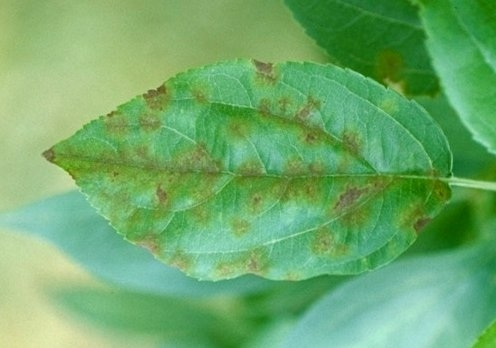
#> input picture ai/disease/external_test/images/Apple Scab Leaf/052609%20Hartman%20Crabapple%20scab%20single%20leaf.JPG.jpg, 496 x 348 px
$ python -i generate_general_severity_pilot.py   (imports and definitions only)
#> lines starting #> are read from the running program, lines starting #| are printed output that depends on the picture; after the words box and inside, x2 and y2 are one past the last pixel; in counts of white or black regions, pixels touching at a corner belong together
#> further down, picture is the input picture: shape (348, 496, 3); mean B, G, R 106.4, 171.5, 109.6
"""
GENERAL SEVERITY V3 — 60 IMAGE AUTOMATIC PILOT

Purpose:
    Generate automatic leaf masks, disease masks and pseudo-severity
    labels for the 60-image pilot dataset.

IMPORTANT:
    These are PSEUDO-LABELS, NOT manually verified ground truth.

V3:
    - Keeps V2 pipeline for the 9 better-performing disease classes
    - Improved Tomato Bacterial Spot detection
    - Improved Tomato Early Blight detection
    - Improved Tomato Leaf Mold detection
    - Adds local-contrast lesion detection
    - Adds adaptive local darkness/color deviation
    - Keeps connected-component filtering
    - Keeps strict leaf masking
    - Safe overlay generation

Dataset:
    12 disease classes
    5 images per class
    Total = 60 images
"""

from pathlib import Path

import cv2
import numpy as np
import pandas as pd


# ============================================================
# PATHS
# ============================================================

ROOT = Path(r"E:\smart_agriculture\smart_agriculture")

DATASET_DIR = (
    ROOT
    / "ai"
    / "severity"
    / "dataset"
    / "general_3000"
)

METADATA_PATH = DATASET_DIR / "metadata.csv"

OUTPUT_DIR = (
    ROOT
    / "ai"
    / "severity"
    / "results"
    / "general_severity_pilot_v3"
)

LEAF_DIR = OUTPUT_DIR / "leaf_masks"
DISEASE_DIR = OUTPUT_DIR / "disease_masks"
OVERLAY_DIR = OUTPUT_DIR / "overlays"

# [10 lines not run here, left out]


# ============================================================
# CONFIGURATION
# ============================================================

IMAGES_PER_DISEASE = 5

MAX_PROCESSING_SIZE = 900

MIN_SEVERITY = 0.1
MAX_SEVERITY = 85.0


# ============================================================
# DISEASE PARAMETERS
# ============================================================

DISEASE_PARAMS = {

    # --------------------------------------------------------
    # APPLE
    # --------------------------------------------------------

    "Apple___Apple_scab": {
        "features": [
            "brown",
            "dark",
        ],
        "min_component": 25,
        "kernel": 3,
        "local_strength": 0.0,
    },

    "Apple___Black_rot": {
        "features": [
            "dark",
            "brown",
        ],
        "min_component": 30,
        "kernel": 3,
        "local_strength": 0.0,
    },

    "Apple___Cedar_apple_rust": {
        "features": [
            "orange",
            "brown",
            "yellow",
        ],
        "min_component": 20,
        "kernel": 3,
        "local_strength": 0.0,
    },

    # --------------------------------------------------------
    # CORN
    # --------------------------------------------------------

    "Corn_(maize)___Cercospora_leaf_spot Gray_leaf_spot": {
        "features": [
            "brown",
            "dark",
        ],
        "min_component": 25,
        "kernel": 5,
        "local_strength": 0.0,
    },

    "Corn_(maize)___Common_rust_": {
        "features": [
            "rust",
            "brown",
        ],
        "min_component": 15,
        "kernel": 3,
        "local_strength": 0.0,
    },

    "Corn_(maize)___Northern_Leaf_Blight": {
        "features": [
            "brown",
            "yellow",
            "dark",
        ],
        "min_component": 40,
        "kernel": 5,
        "local_strength": 0.0,
    },

    # --------------------------------------------------------
    # POTATO
    # --------------------------------------------------------

    "Potato___Early_blight": {
        "features": [
            "brown",
            "dark",
        ],
        "min_component": 25,
        "kernel": 3,
        "local_strength": 0.0,
    },

    "Potato___Late_blight": {
        "features": [
            "dark",
            "brown",
        ],
        "min_component": 35,
        "kernel": 5,
        "local_strength": 0.0,
    },

    # --------------------------------------------------------
    # TOMATO
    # --------------------------------------------------------

    "Tomato___Bacterial_spot": {
        "features": [
            "dark",
            "brown",
            "spot",
        ],
        "min_component": 8,
        "kernel": 3,
        "local_strength": 1.0,
    },

    "Tomato___Early_blight": {
        "features": [
            "brown",
            "dark",
            "yellow",
        ],
        "min_component": 12,
        "kernel": 3,
        "local_strength": 0.85,
    },

    "Tomato___Late_blight": {
        "features": [
            "dark",
            "brown",
        ],
        "min_component": 30,
        "kernel": 5,
        "local_strength": 0.0,
    },

    "Tomato___Leaf_Mold": {
        "features": [
            "yellow",
            "brown",
            "dark",
        ],
        "min_component": 12,
        "kernel": 3,
        "local_strength": 0.85,
    },
}


# ============================================================
# RESIZE
# ============================================================

# [30 lines left out: function resize_for_processing, not called in this run]


# ============================================================
# LEAF SEGMENTATION
# ============================================================

def create_leaf_mask(image):
    """
    Estimate visible leaf region using HSV + LAB
    followed by morphology and connected components.
    """

    hsv = cv2.cvtColor(
        image,
        cv2.COLOR_BGR2HSV,
    )
#> hsv: shape (348, 496, 3); mean H, S, V 58.4, 121.3, 171.5

    lab = cv2.cvtColor(
        image,
        cv2.COLOR_BGR2LAB,
    )
#> lab: shape (348, 496, 3); mean of channels 0, 1, 2 165.3, 95.9, 155.4

    h, s, v = cv2.split(hsv)
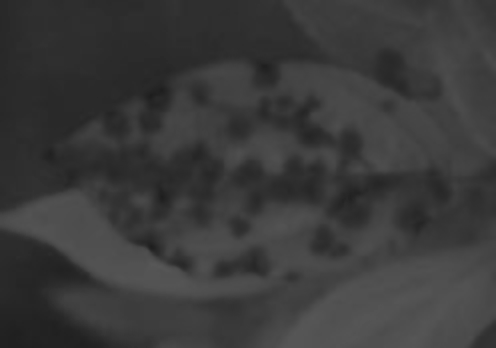
#> h: shape (348, 496); min 29, max 87, mean 58.4
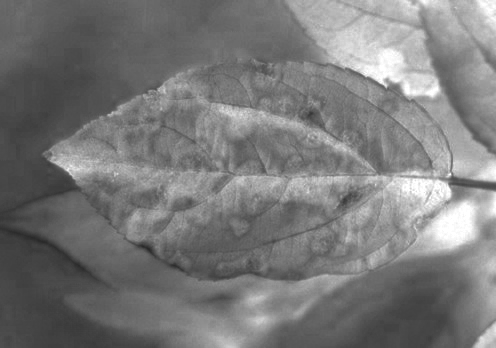
#> s: shape (348, 496); min 41, max 255, mean 121.3
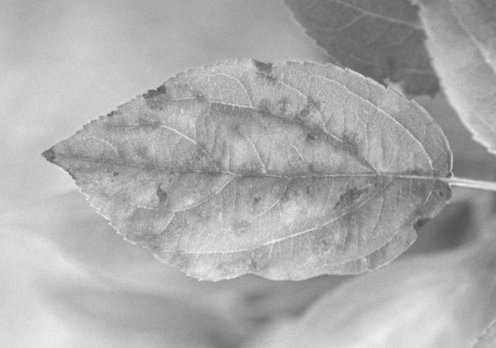
#> v: shape (348, 496); min 75, max 250, mean 171.5

    l, a, b = cv2.split(lab)
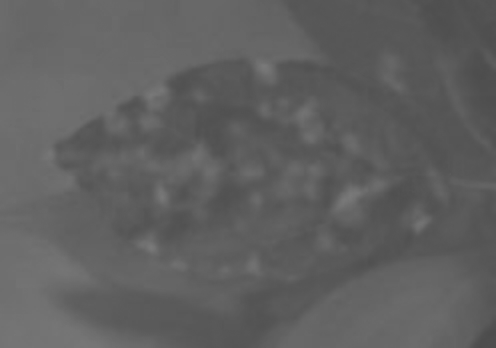
#> a: shape (348, 496); min 75, max 122, mean 95.9
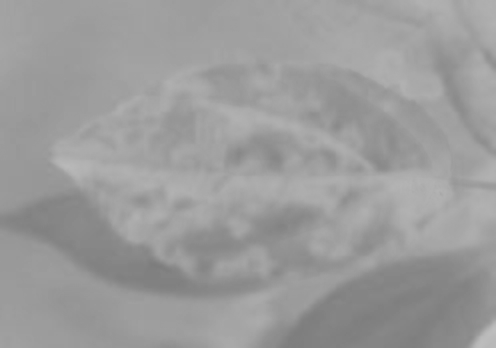
#> b: shape (348, 496); min 124, max 190, mean 155.4

    # --------------------------------------------------------
    # Green vegetation
    # --------------------------------------------------------

    green = (
        (h >= 25)
        & (h <= 100)
        & (s >= 35)
        & (v >= 30)
    )
#> green: shape (348, 496) bool; every value is 1

    # --------------------------------------------------------
    # LAB vegetation
    # --------------------------------------------------------

    lab_green = (
        (a < 145)
        & (b > 100)
        & (l > 30)
    )

    # --------------------------------------------------------
    # Saturated tissue
    # --------------------------------------------------------

    saturated = (
        (s > 45)
        & (v > 35)
    )
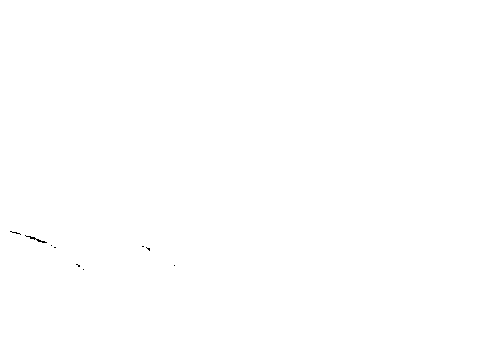
#> saturated: shape (348, 496) bool; 100% white; black in thin lines or dots, all inside (x1, y1, x2, y2) = (10, 231, 175, 270)

    mask = (
        green
        | (lab_green & saturated)
    ).astype(
        np.uint8
    ) * 255
#> mask: shape (348, 496); every value is 255

    # --------------------------------------------------------
    # Morphology
    # --------------------------------------------------------

    kernel = cv2.getStructuringElement(
        cv2.MORPH_ELLIPSE,
        (7, 7),
    )

    mask = cv2.morphologyEx(
        mask,
        cv2.MORPH_CLOSE,
        kernel,
        iterations=2,
    )

    mask = cv2.morphologyEx(
        mask,
        cv2.MORPH_OPEN,
        kernel,
        iterations=1,
    )

    # --------------------------------------------------------
    # Connected components
    # --------------------------------------------------------

    count, labels, stats, _ = (
        cv2.connectedComponentsWithStats(
            mask,
            connectivity=8,
        )
    )
#> labels: shape (348, 496) int32; every value is 1
#> count = 2; stats = [[-1, 2147483647, 0, 0, 0], [0, 0, 496, 348, 172608]]

    if count > 1:

        areas = stats[
            1:,
            cv2.CC_STAT_AREA,
        ]
#> areas = [172608]

        largest_area = np.max(
            areas
        )
#> largest_area = 172608

        cleaned = np.zeros_like(
            mask
        )

        for component_id in range(
            1,
            count,
        ):

            area = stats[
                component_id,
                cv2.CC_STAT_AREA,
            ]

            if (
                area
                >= largest_area * 0.10
            ):

                cleaned[
                    labels == component_id
                ] = 255
#> this loop made 1 pass

        mask = cleaned

    # --------------------------------------------------------
    # GrabCut fallback
    # --------------------------------------------------------

    ratio = (
        np.count_nonzero(mask)
        / mask.size
    )
#> ratio = 1

    if ratio < 0.20:

        try:

            gc_mask = np.full(
                image.shape[:2],
                cv2.GC_PR_BGD,
                dtype=np.uint8,
            )

            gc_mask[
                mask > 0
            ] = cv2.GC_PR_FGD

            erosion_kernel = cv2.getStructuringElement(
                cv2.MORPH_ELLIPSE,
                (9, 9),
            )

            definite_fg = cv2.erode(
                mask,
                erosion_kernel,
                iterations=1,
            )

            gc_mask[
                definite_fg > 0
            ] = cv2.GC_FGD

            gc_mask[
                :5,
                :
            ] = cv2.GC_BGD

            gc_mask[
                -5:,
                :
            ] = cv2.GC_BGD

            gc_mask[
                :,
                :5
            ] = cv2.GC_BGD

            gc_mask[
                :,
                -5:
            ] = cv2.GC_BGD

            bg_model = np.zeros(
                (1, 65),
                np.float64,
            )

            fg_model = np.zeros(
                (1, 65),
                np.float64,
            )

            cv2.grabCut(
                image,
                gc_mask,
                None,
                bg_model,
                fg_model,
                3,
                cv2.GC_INIT_WITH_MASK,
            )

            mask = np.where(
                (
                    (gc_mask == cv2.GC_FGD)
                    |
                    (gc_mask == cv2.GC_PR_FGD)
                ),
                255,
                0,
            ).astype(
                np.uint8
            )

        except Exception:
            pass

    # --------------------------------------------------------
    # Final cleanup
    # --------------------------------------------------------

    final_kernel = cv2.getStructuringElement(
        cv2.MORPH_ELLIPSE,
        (9, 9),
    )

    mask = cv2.morphologyEx(
        mask,
        cv2.MORPH_CLOSE,
        final_kernel,
        iterations=1,
    )

    return mask


# ============================================================
# DISEASE COLOR FEATURES
# ============================================================

# [1173 lines left out: functions get_disease_features, get_local_contrast_masks, create_tomato_disease_mask, create_general_disease_mask, clean_disease_components, create_disease_mask and 4 more, not called in this run]


# ============================================================
# ENTRY POINT
# ============================================================

# [2 lines not run here, left out]

>>> import cv2
>>> picture = cv2.imread('../../disease/external_test/images/Apple Scab Leaf/052609%20Hartman%20Crabapple%20scab%20single%20leaf.JPG.jpg')
>>> result = create_leaf_mask(picture)

$ run again, on ai/disease/external_test/images/Apple leaf/Apple-Leaf-Wallpaper-17.jpg
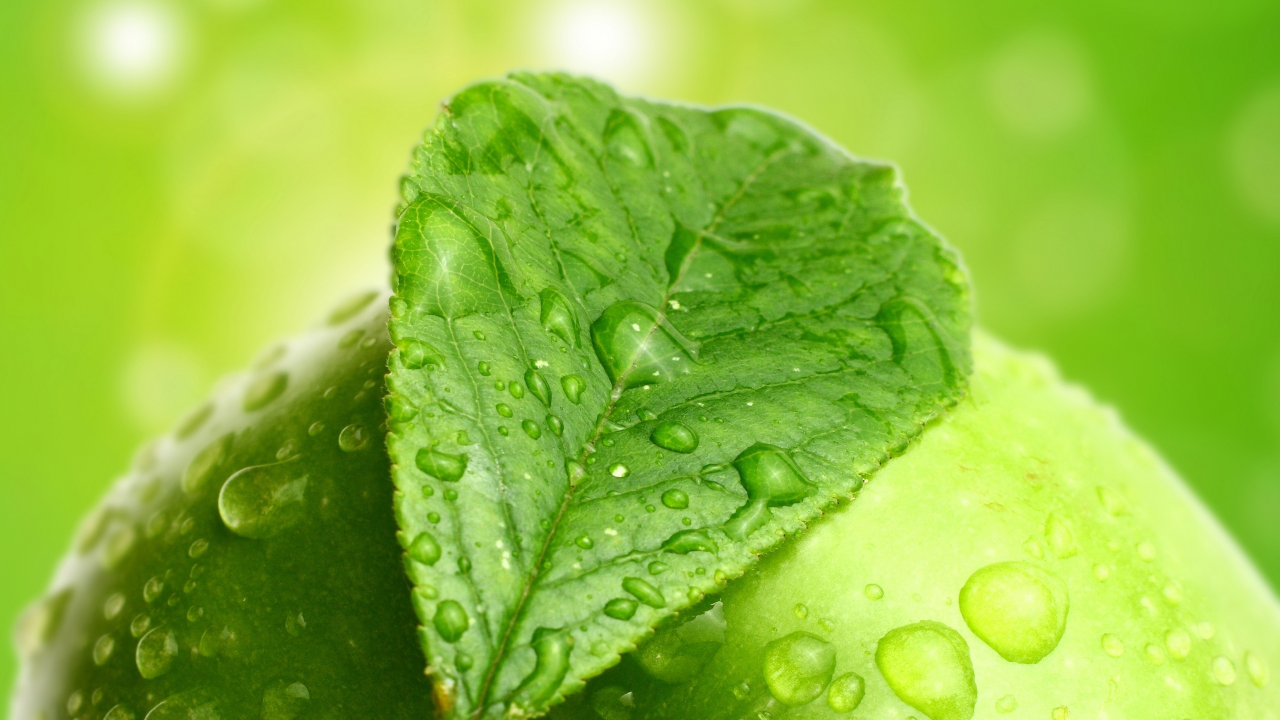
#> input picture ai/disease/external_test/images/Apple leaf/Apple-Leaf-Wallpaper-17.jpg, 3840 x 2160 px (shown at 1/3 size)
#> picture is the input picture: shape (2160, 3840, 3); mean B, G, R 60.7, 191.7, 144.9
#> hsv: shape (2160, 3840, 3); mean H, S, V 40.8, 182.4, 191.7
#> lab: shape (2160, 3840, 3); mean of channels 0, 1, 2 183.5, 93.9, 184.5
#> in create_leaf_mask, `green = ( (h >= 25) & (h <= 100) & (s >= 35) & (v >= 30) )`:
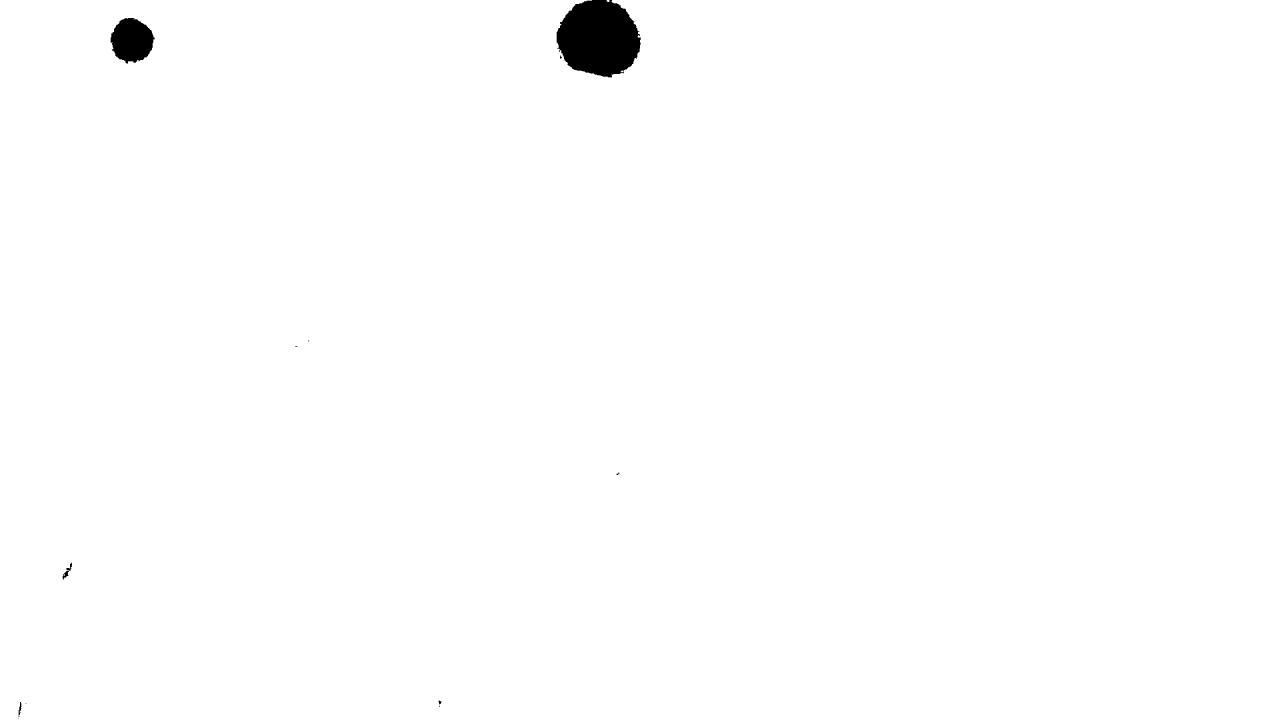
#> green: shape (2160, 3840) bool (shown at 1/3 size); 99.3% white; 14 black regions (7 under 20 px), largest, box (x1, y1, x2, y2) and area: (1670, 0, 1922, 232) 44682, (332, 54, 464, 192) 13111, (188, 1688, 216, 1739) 392
#> lab_green: shape (2160, 3840) bool; every value is 1
#> in create_leaf_mask, `saturated = ( (s > 45) & (v > 35) )`:
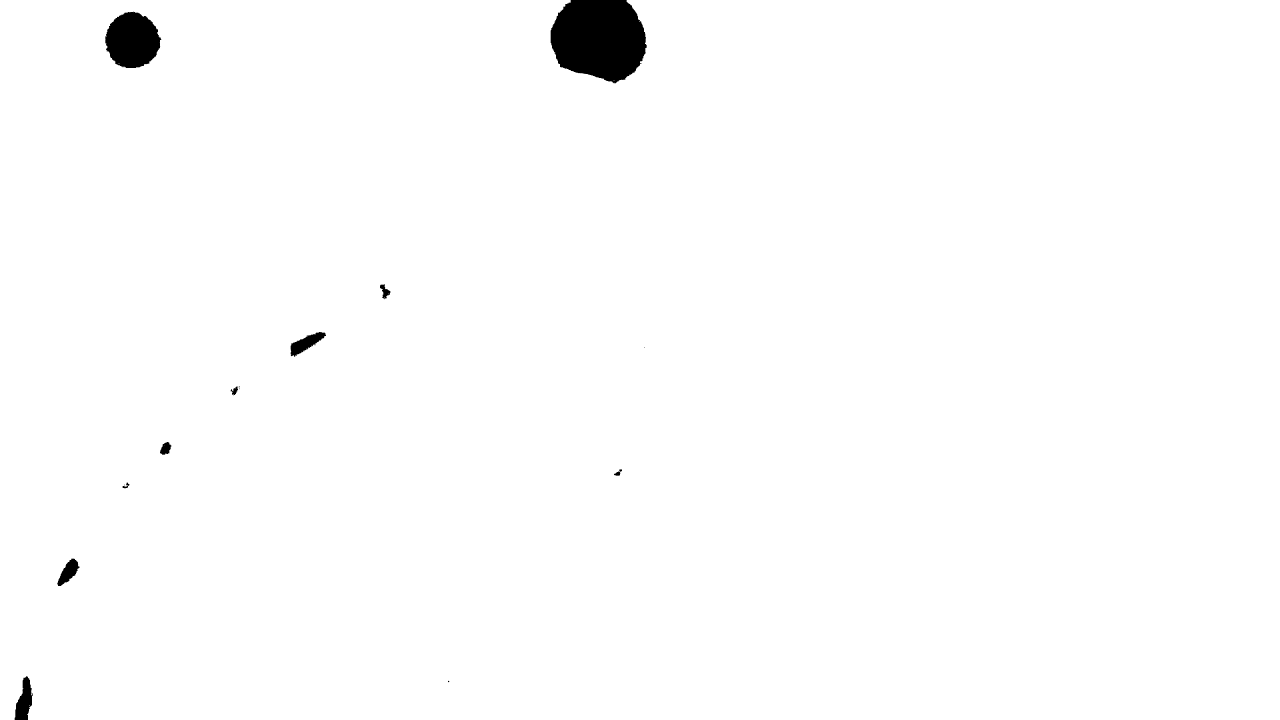
#> saturated: shape (2160, 3840) bool (shown at 1/3 size); 98.9% white; 23 black regions (12 under 20 px), largest, box (x1, y1, x2, y2) and area: (1652, 0, 1940, 250) 56825, (316, 34, 484, 204) 21276, (44, 2028, 98, 2160) 4275
#> labels: shape (2160, 3840) int32; values 0 (black) and 1 (white), 99.3% white; 2 black regions, box (x1, y1, x2, y2) and area: (1670, 0, 1921, 232) 44328, (332, 54, 461, 186) 12882
#> count = 2; stats = [[332, 0, 1589, 232, 57210], [0, 0, 3840, 2160, 8237190]]
#> areas = [8237190]
#> largest_area = 8237190
#> the loop in create_leaf_mask, `for component_id in range( 1, count, ): ` made 1 pass
#> ratio = 0.993

$ run again, on ai/disease/external_test/images/Apple rust leaf/2011-011.jpg
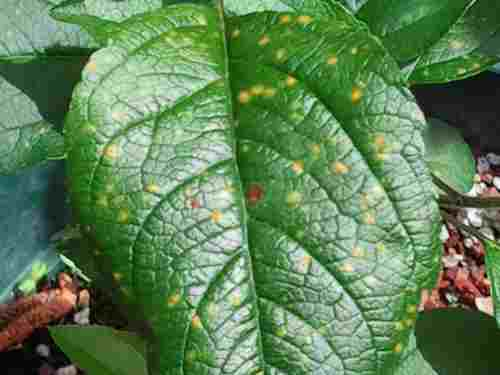
#> input picture ai/disease/external_test/images/Apple rust leaf/2011-011.jpg, 500 x 375 px
#> picture is the input picture: shape (375, 500, 3); mean B, G, R 85.1, 130.8, 93.9
#> hsv: shape (375, 500, 3); mean H, S, V 54.6, 111.3, 132.9
#> lab: shape (375, 500, 3); mean of channels 0, 1, 2 128.8, 106.8, 148.7
#> green: shape (375, 500) bool; 87.5% white; 123 black regions (82 under 20 px), largest, box (x1, y1, x2, y2) and area: (0, 272, 128, 375) 7212, (415, 73, 500, 201) 5191, (417, 207, 500, 317) 4535
#> lab_green: shape (375, 500) bool; 94.2% white; 88 black regions (71 under 20 px), largest, box (x1, y1, x2, y2) and area: (0, 273, 88, 375) 4308, (413, 71, 500, 136) 2427, (424, 229, 490, 310) 2039
#> saturated: shape (375, 500) bool; 85.7% white; 347 black regions (253 under 20 px), largest, box (x1, y1, x2, y2) and area: (401, 71, 500, 172) 4779, (0, 328, 74, 375) 2127, (106, 79, 193, 123) 1312
#> in create_leaf_mask, `count, labels, stats, _ = ( cv2.connectedComponentsWithStats( mask, co..`:
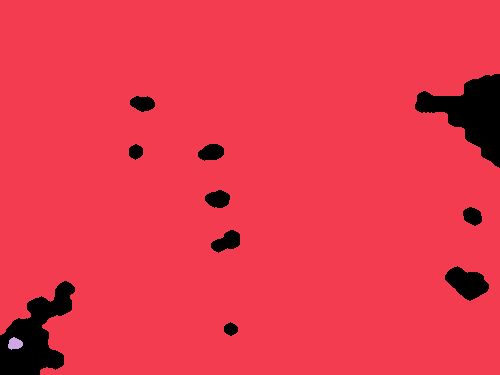
#> labels: shape (375, 500) int32; 3 distinct labels, from 0 to 2; one colour per label, 0 black
#> count = 3; stats = [[0, 74, 500, 301, 10303], [0, 0, 500, 375, 177059], [8, 337, 15, 13, 138]]
#> areas = [177059, 138]
#> largest_area = 177059
#> the loop in create_leaf_mask, `for component_id in range( 1, count, ): ` made 2 passes
#> area on passes 1 to 2: 177059, 138
#> ratio = 0.944
#> in create_leaf_mask, `mask = cv2.morphologyEx( mask, cv2.MORPH_CLOSE, final_kernel, iteratio..`:
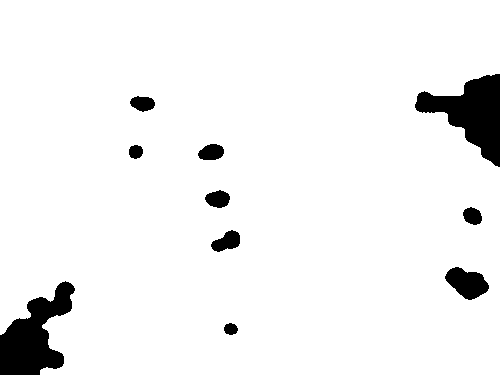
#> mask: shape (375, 500); 94.5% white; 10 black regions, largest, box (x1, y1, x2, y2) and area: (0, 281, 75, 375) 3765, (415, 74, 500, 167) 3763, (445, 267, 489, 300) 917
